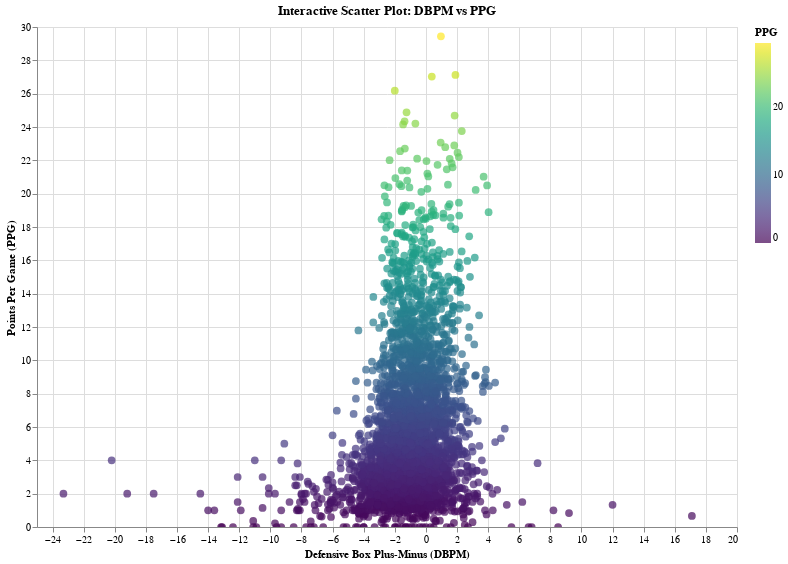

Source (notebook cell):
### Code cell
# Select relevant columns and remove NaN values
stats_subset2 = stats_df[['Player', 'Year', 'ppg', 'DBPM']].dropna()

# Aggregate to get career averages
player_avg_stats2 = stats_subset2.groupby("Player")[['ppg', 'DBPM']].mean().reset_index()

# Create Altair scatter plot
scatter_chart2 = alt.Chart(player_avg_stats2).mark_circle(size=60).encode(
    x=alt.X('DBPM', title="Defensive Box Plus-Minus (OBPM)"),
    y=alt.Y('ppg', title="Points Per Game (PPG)"),
    tooltip=['Player', 'ppg', 'DBPM'],
    color=alt.Color('ppg', scale=alt.Scale(scheme='blues'), legend=alt.Legend(title="PPG"))
).properties(
    title="Interactive Scatter Plot: DBPM vs PPG",
    width=700,
    height=500
).interactive()

scatter_chart2 = alt.Chart(player_avg_stats2).mark_circle(size=60).encode(
    x=alt.X('DBPM', title="Defensive Box Plus-Minus (DBPM)"),
    y=alt.Y('ppg', title="Points Per Game (PPG)"),
    tooltip=['Player', 'ppg', 'DBPM'],
    color=alt.Color('ppg', scale=alt.Scale(scheme='viridis'), legend=alt.Legend(title="PPG"))
).properties(
    title="Interactive Scatter Plot: DBPM vs PPG",
    width=700,
    height=500
).interactive()

scatter_chart2

### Figure 1 — Vega-Lite specification as saved in the notebook (floating-point values rounded to 4 significant figures; data arrays with more than 128 entries replaced by an {"elided": "..."} marker saying what was removed)
{"config": {"view": {"continuousWidth": 300, "continuousHeight": 300}}, "data": {"name": "data-f2df9f9abad7bd45cc68c21812a8dc30"}, "mark": {"type": "circle", "size": 60}, "encoding": {"color": {"field": "ppg", "legend": {"title": "PPG"}, "scale": {"scheme": "viridis"}, "type": "quantitative"}, "tooltip": [{"field": "Player", "type": "nominal"}, {"field": "ppg", "type": "quantitative"}, {"field": "DBPM", "type": "quantitative"}], "x": {"field": "DBPM", "title": "Defensive Box Plus-Minus (DBPM)", "type": "quantitative"}, "y": {"field": "ppg", "title": "Points Per Game (PPG)", "type": "quantitative"}}, "height": 500, "params": [{"name": "param_17", "select": {"type": "interval", "encodings": ["x", "y"]}, "bind": "scales"}], "title": "Interactive Scatter Plot: DBPM vs PPG", "width": 700, "$schema": "https://vega.github.io/schema/vega-lite/v5.8.0.json", "datasets": {"data-f2df9f9abad7bd45cc68c21812a8dc30": {"elided": "3134 records"}}}
